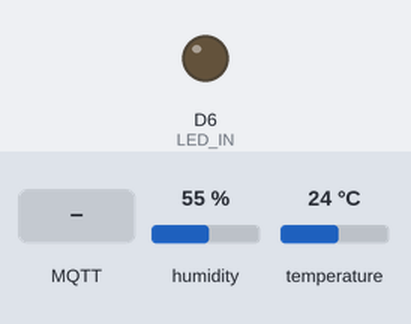
Recording of a sketch running on a simulated ESP8266 (NodeMCU). Parts: output pins drawn as LEDs (lit = HIGH). The inputs (shaded band) are chosen by the test bench; at power-on: humidity 55 %, temperature 24 °C. WiFi joins after 1.5 s; servers stay silent unless stated; no MQTT or app messages arrive unless stated; what the sketch prints to the serial monitor is not drawn.

Above: at 2.7 s.
2.8 s: MQTT message "led_outside" arrives on the first subscribed topic
At 4.0 s:
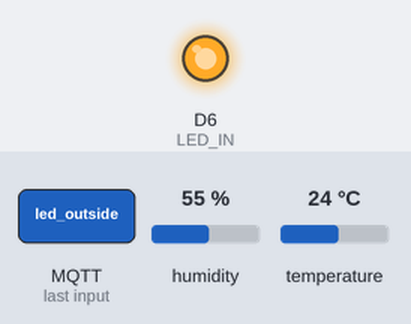
4.3 s: MQTT message "1" arrives on the first subscribed topic
At 5.3 s:
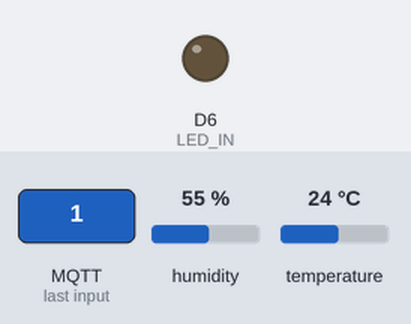
5.8 s: MQTT message "0" arrives on the first subscribed topic
At 6.5 s:
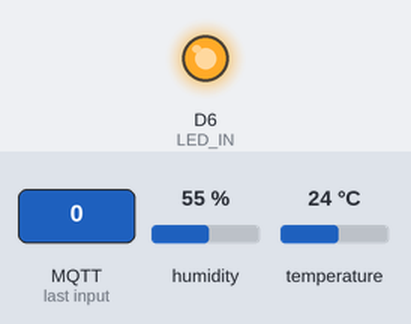
7.3 s: MQTT message "2" arrives on the first subscribed topic
At 7.6 s:
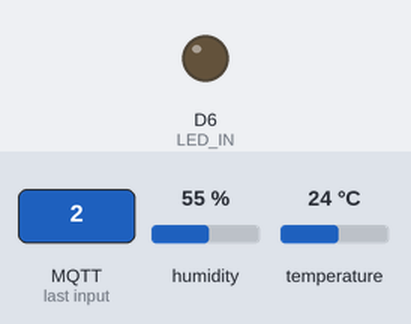
Timing chart, 0 to 9.8 s (numbered marks = the images above; inputs shaded):
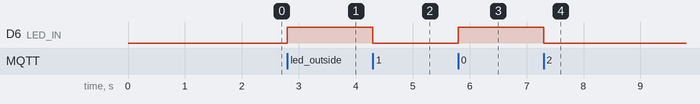

Measured:
- after the input at 2.8 s, D6 (LED_IN): LOW → HIGH at once
- after the input at 4.3 s, D6 (LED_IN): HIGH → LOW at once
- after the input at 5.8 s, D6 (LED_IN): LOW → HIGH at once
- after the input at 7.3 s, D6 (LED_IN): HIGH → LOW at once

The sketch:

dht_client.ino
```cpp
/*
 * ESP8266 Home MQTT Broker
 */

#define LED_IN  D6
int STATE = 0;

#include "DHT.h"
#define DHT_PIN   D2
DHT dhtInstance(DHT_PIN, DHT11, 1);

#include <ESP8266WiFi.h>
#include <PubSubClient.h>

char ssid[] = "Belong3D3DC4";
char pass[] = "tkab4pau6uqx";

const char* mqtt_broker = "10.0.0.36";

WiFiClient espClient;
PubSubClient client(espClient);

unsigned long lastMsg = 0;
#define MSG_BUFFER_SIZE	(50)
char msg[MSG_BUFFER_SIZE];
int value = 0;

void startWiFiClient(){
    Serial.println("Connecting to "+(String)ssid);
    WiFi.mode(WIFI_STA);
    WiFi.begin(ssid, pass);
    while (WiFi.status() != WL_CONNECTED) {
        delay(500);
        Serial.print(".");
    }
    Serial.println("");
    Serial.println("WiFi connected");
    Serial.println("IP address: " + WiFi.localIP().toString());
}

void callback(char* topic, byte* payload, unsigned int length) {
    Serial.print("Message arrived [");
    Serial.print(topic);
    Serial.print("] ");
    for (int i=0;i<length;i++) {
        Serial.print((char)payload[i]);
    }
    if (!strcmp(topic, "led_outside")){
        Serial.println("Do the led toggle");
        Serial.println();
        // Toggle LED with MQTT
        STATE = STATE^1;
        digitalWrite(LED_IN, STATE);
        Serial.println((String)STATE);
    }
}

void reconnect() {
    // Loop until we're reconnected
    while (!client.connected()) {
        Serial.print("Attempting MQTT connection...");
        String clientId = "ESP8266Client-DHT";
        // Attempt to connect
        if (client.connect(clientId.c_str())) {
            Serial.println("connected");
            // Once connected, publish an announcement...
            client.publish("status", "weather_alive");
            // Susbcribe to led
            client.subscribe("led_outside");
        } else {
            // Wait 5 seconds before retrying
            delay(5000);
        }
    }
}

void setup(){
    pinMode(LED_IN, OUTPUT);

    Serial.begin(115200);
    Serial.println();

    // Start WiFi
    startWiFiClient();

    // Connect to the MQTT Broker
    client.setServer(mqtt_broker, 1883);
    client.setCallback(callback);
}

void loop(){
    if (!client.connected()) {
        reconnect();
    }
    client.loop();

    // Get valueof temp and humidity
    // force read
    float tempData  = dhtInstance.readTemperature(false, false);
    float humidData = dhtInstance.readHumidity(false);

    unsigned long now = millis();
    // Post every 10 seconds
    if (now - lastMsg > 10000) {
        lastMsg = now;
        snprintf(msg, MSG_BUFFER_SIZE, "temp: %3.3f, humid: %3.3f", tempData, humidData);
        client.publish("outside", msg);
    }
}
```
